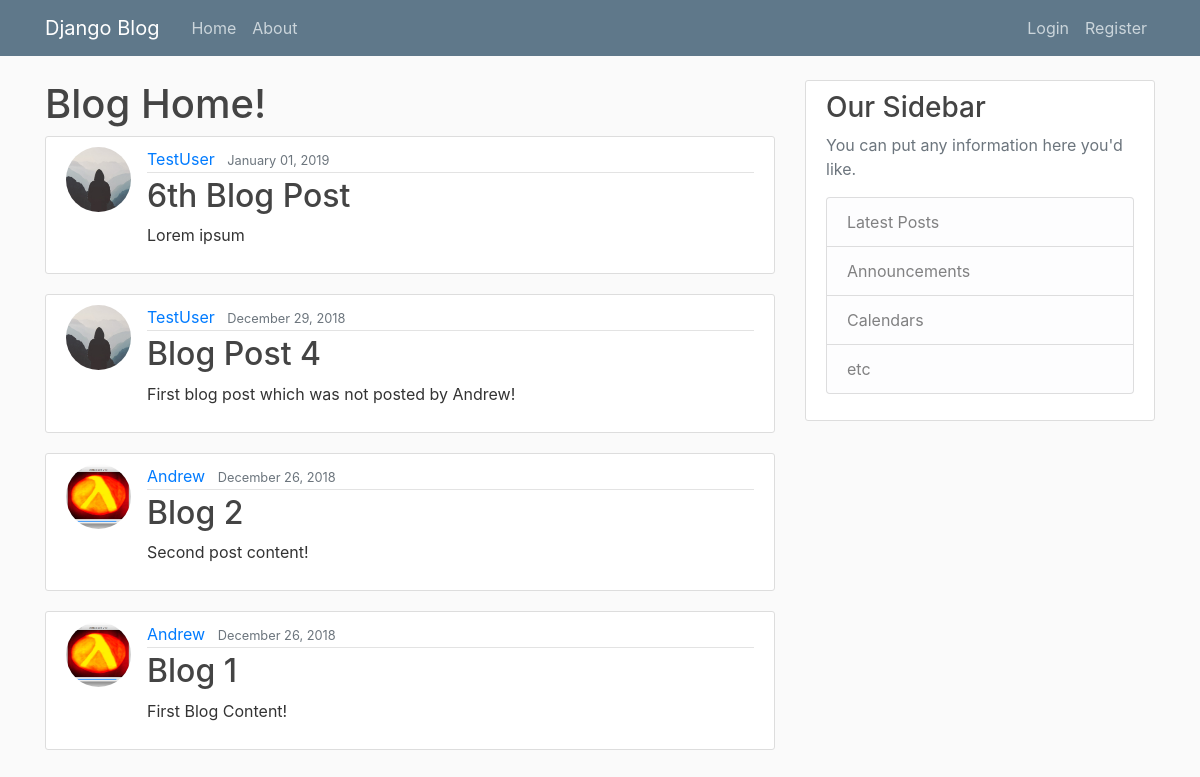
Before: / with the older database file.
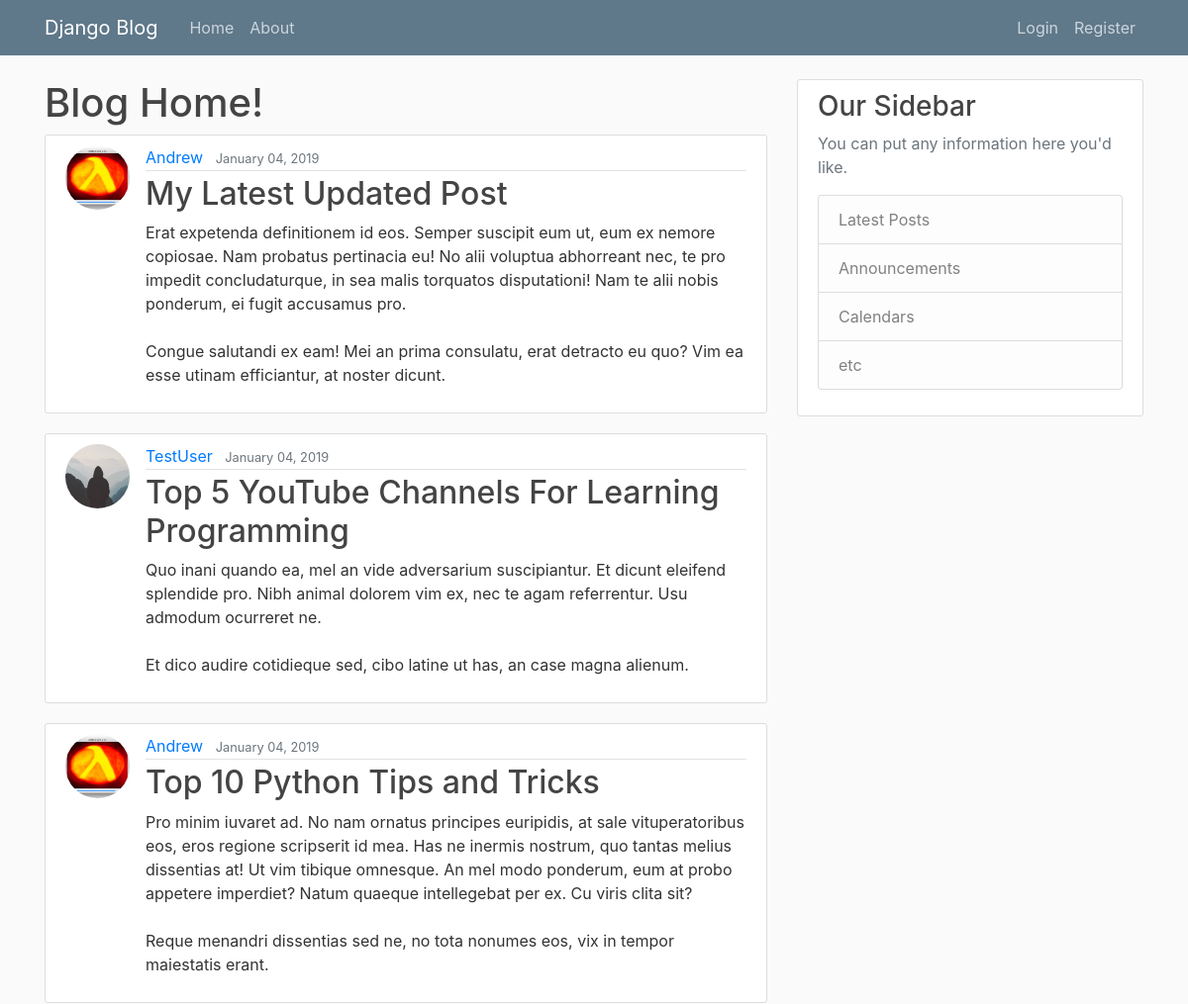
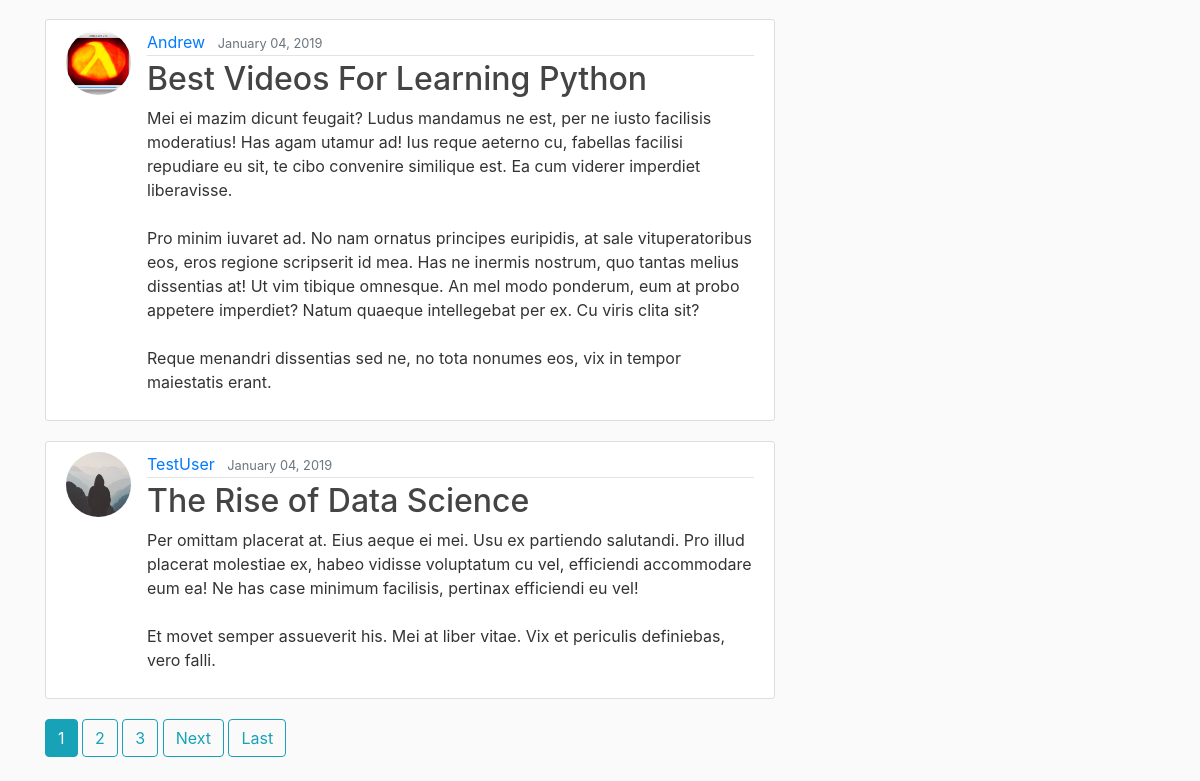
After: the same page with the newer database file (2 pictures, top to bottom).
### blog/models.py (models this page shows, shortened)
class Post(models.Model):
	title = models.CharField(max_length=100)
	content = models.TextField()
	date_posted = models.DateTimeField(default=timezone.now)
	author = models.ForeignKey(User, on_delete=models.CASCADE)

### users/models.py (models this page shows, shortened)
class Profile(models.Model):
	user = models.OneToOneField(User, on_delete=models.CASCADE)
	image = models.ImageField(default='default.jpg', upload_to='profile_pics')

### blog/views.py (the view)
# urls.py: path('', PostListView.as_view(), name='blog-home'),
class PostListView(ListView):
	model = Post
	template_name = 'blog/home.html' 	# <app>/<model>_<viewtype>.html
	context_object_name = 'posts'       # the equivalent of "context"
	ordering = ['-date_posted']
	paginate_by = 5

### blog/templates/blog/home.html (shortened to what this page needs)
{% extends "blog/base.html" %}
{% block content %}
	<h1>Blog Home!</h1>
	{% for post in posts %}
		<article class="media content-section">
			<img class="rounded-circle article-img" src="{{ post.author.profile.image.url }}">
		  	<div class="media-body">
		    	<div class="article-metadata">
		      		<a class="mr-2" href="#">{{ post.author }}</a>
		      		<small class="text-muted">{{ post.date_posted|date:"F d, Y" }}</small>
		    	</div>
		    	<h2><a class="article-title" href="{% url 'post-detail' post.id %}"> {{ post.title }}</a></h2>
		    	<p class="article-content">{{ post.content }}</p>
		  	</div>
		</article>
	{% endfor %}
	{% if is_paginated %}
		{% for num in page_obj.paginator.page_range %}
			{% if page_obj.number == num %}
				<a class="btn btn-info mb-4" href="?page={{ num }}">{{ num }}</a>
			{% elif num > page_obj.number|add:'-3' and num < page_obj.number|add:'3'%}
				<a class="btn btn-outline-info mb-4" href="?page={{ num }}">{{ num }}</a>
			{% endif %}
		{% endfor %}
		{% if page_obj.has_next %}
			<a class="btn btn-outline-info mb-4" href="?page={{ page_obj.next_page_number }}">Next</a>
			<a class="btn btn-outline-info mb-4" href="?page={{ page_obj.paginator.num_pages }}">Last</a>
		{% endif %}
	{% endif %}
{% endblock content %}

Changed rows visible on the page:
no longer on this page (row unchanged): Post: author.profile.image (placeholder picture), author "TestUser", date_posted "January 01, 2019", title "6th Blog Post", content "Lorem ipsum"
no longer on this page (row unchanged): Post: author.profile.image (placeholder picture), author "TestUser", date_posted "December 29, 2018", title "Blog Post 4", content "First blog post which was not posted by Andrew!"
no longer on this page (row unchanged): Post: author.profile.image (picture), author "Andrew", date_posted "December 26, 2018", title "Blog 2", content "Second post content!"
no longer on this page (row unchanged): Post: author.profile.image (picture), author "Andrew", date_posted "December 26, 2018", title "Blog 1", content "First Blog Content!"
added Post: author.profile.image (picture), author "Andrew", date_posted "January 04, 2019", title "My Latest Updated Post", content "Erat expetenda definitionem id eos. Semper suscipit eum ut, eum ex nemore copiosae. Nam probatus pertinacia eu! No alii voluptua abhorreant nec, te pro impedit concludaturque, in sea malis torquatos disputationi! Nam te alii nobis ponderum, ei fugit accusamus pro. Congue salutandi ex eam! Mei an prima consulatu, erat detracto eu quo? Vim ea esse utinam efficiantur, at noster dicunt."
added Post: author.profile.image (placeholder picture), author "TestUser", date_posted "January 04, 2019", title "Top 5 YouTube Channels For Learning Programming", content "Quo inani quando ea, mel an vide adversarium suscipiantur. Et dicunt eleifend splendide pro. Nibh animal dolorem vim ex, nec te agam referrentur. Usu admodum ocurreret ne. Et dico audire cotidieque sed, cibo latine ut has, an case magna alienum."
added Post: author.profile.image (picture), author "Andrew", date_posted "January 04, 2019", title "Top 10 Python Tips and Tricks", content "Pro minim iuvaret ad. No nam ornatus principes euripidis, at sale vituperatoribus eos, eros regione scripserit id mea. Has ne inermis nostrum, quo tantas melius dissentias at! Ut vim tibique omnesque. An mel modo ponderum, eum at probo appetere imperdiet? Natum quaeque intellegebat per ex. Cu viris clita sit? Reque menandri dissentias sed ne, no tota nonumes eos, vix in tempor maiestatis erant."
added Post: author.profile.image (picture), author "Andrew", date_posted "January 04, 2019", title "Best Videos For Learning Python", content "Mei ei mazim dicunt feugait? Ludus mandamus ne est, per ne iusto facilisis moderatius! Has agam utamur ad! Ius reque aeterno cu, fabellas facilisi repudiare eu sit, te cibo convenire similique est. Ea cum viderer imperdiet liberavisse. Pro minim iuvaret ad. No nam ornatus principes euripidis, at sale vituperatoribus eos, eros regione scripserit id mea. Has ne inermis nostrum, quo tantas melius dissentias at! Ut vim tibique omnesque. An mel modo ponderum, eum at probo appetere imperdiet? Natum quaeque intellegebat per ex. Cu viris clita sit? Reque menandri dissentias sed ne, no tota nonumes eos, vix in tempor maiestatis erant."
added Post: author.profile.image (placeholder picture), author "TestUser", date_posted "January 04, 2019", title "The Rise of Data Science", content "Per omittam placerat at. Eius aeque ei mei. Usu ex partiendo salutandi. Pro illud placerat molestiae ex, habeo vidisse voluptatum cu vel, efficiendi accommodare eum ea! Ne has case minimum facilisis, pertinax efficiendi eu vel! Et movet semper assueverit his. Mei at liber vitae. Vix et periculis definiebas, vero falli."
Other visible differences:
new list line: "1"
new list line: "2"
new list line: "3"
text now shown: "Next Last"
